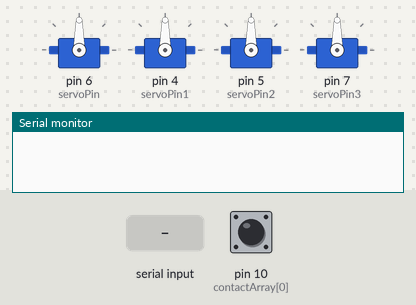
Simulated run of this sketch. Board: Arduino Uno, built with avr-gcc and run on an emulated ATmega328P. Parts: 4 × servo, the last lines printed to the serial monitor. The test bench sets the inputs (shaded band); at power-on: pin 10 (contactArray[0]) HIGH.

Above: at 2.7 s.
2.8 s: "Playing\n" received over Serial
At 4.6 s:
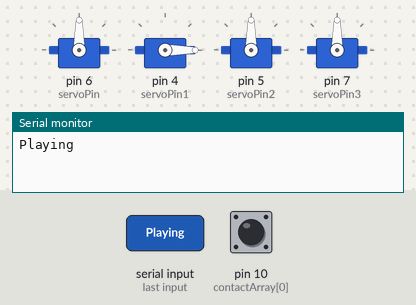
At 5.6 s:
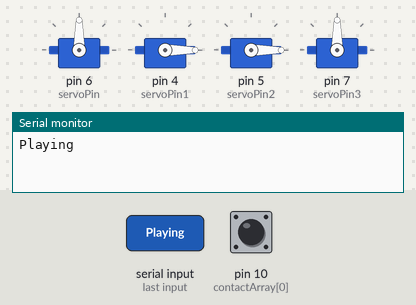
5.8 s: pin 10 (contactArray[0]) pulled LOW for 3.2 s
Timing chart, 0 to 8.8 s (numbered marks = the images above; inputs shaded):
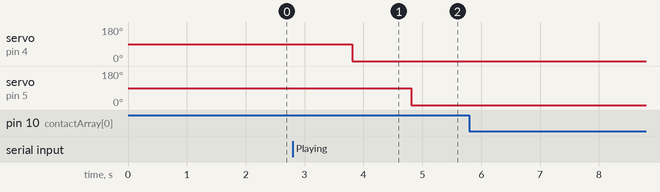

The sketch:

Maze_Script.ino
```cpp
// Contact 10 -> Motor 6 -- 90 OPEN , 0 CLOSED
// Contact 11 -> Motor 4 -- 0 OPEN , 90 CLOSED
// Contact 12 -> Motor 5 -- 0 OPEN , 90 CLOSED
// Contact 13 -> Motor 7 -- 90 OPEN , 0 CLOSED


#include <Servo.h>
#include <stdlib.h>

// Create a new servo object:
Servo myservo;
Servo myservo1;
Servo myservo2;
Servo myservo3;

// Define the servo pin:
#define servoPin 6
#define servoPin1 4
#define servoPin2 5
#define servoPin3 7


// Arrays to store the pins, servos, and open positions. Maintains their order
Servo servoArray[4] = {myservo, myservo1, myservo2, myservo3};
int contactArray[4] = {10, 11, 12, 13}; //each endpoint
int openPositions[4] = {90, 0, 0, 90};
int mazeState = 0;
bool opened = false;
bool exitReached = false;
int motorPosition = 0;

// Create a variable to store the servo position:
int angle = 0;
void setup() {
//   Attach the Servo variable to a pin:
  Serial.begin(9600);
  myservo.attach(servoPin);
  myservo1.attach(servoPin1);
  myservo2.attach(servoPin2);
  myservo3.attach(servoPin3);
  for (int j =0; j< 4; j++) { //loops through each end point including delay
    servoArray[j].write((openPositions[j] - 90)* -1);
  }
  delay(1500);

//displaying each end points status either being an idle of 1 or an input of 0
  pinMode(contactArray[0], INPUT_PULLUP);
  pinMode(contactArray[1], INPUT_PULLUP);
  pinMode(contactArray[2], INPUT_PULLUP);
  pinMode(contactArray[3], INPUT_PULLUP);
}
void loop() {
  // Open all gates
//  Serial.print(digitalRead(contactArray[0]));
//  Serial.print(", ");
//  Serial.print(digitalRead(contactArray[1]));
//  Serial.print(", ");
//  Serial.print(digitalRead(contactArray[2]));
//  Serial.print(", ");
//  Serial.print(digitalRead(contactArray[3]));
//  Serial.print(", ");
//  Serial.println();
  if (Serial.available() > 0) {
    String piCommand = Serial.readStringUntil('\n');
    if (piCommand == "Playing") {
      Serial.print("Playing");
      Serial.println();
      if (!opened && !exitReached) {
        myservo.write(90);//90 open
        delay(1000);
        myservo1.write(0);//0 open
        delay(1000);
        myservo2.write(0);// 0 open
        delay(1000);
        myservo3.write(90);// 90 open
        delay(1000);
        opened = true;
      }

      // Read the position of the current end gate
      motorPosition = openPositions[mazeState];

      // Flicker the current end gate until the maze is completed
      if (digitalRead(contactArray[mazeState]) && !exitReached) { //flickers the motor for port 6
        delay(1);
        // Set the next motor position
        if (!digitalRead(contactArray[mazeState])){
          exitReached = true; //exits while loop to rotate door if end point is reached
        }
        servoArray[mazeState].write((motorPosition - 90)* -1);
        delay(1250);
        if (!digitalRead(contactArray[mazeState])) {
          exitReached = true;//exits while loop to rotate door if end point is reached
        }
        servoArray[mazeState].write(motorPosition);
        delay(1250);
        if (!digitalRead(contactArray[mazeState])) {
          exitReached = true;//exits while loop to rotate door if end point is reached
        }
      } else {
        exitReached = true;
      }
      if (exitReached && opened) {
        servoArray[mazeState].write((motorPosition - 90)* -1);
        opened = false;
        for (int j =0; j< 4; j++) { //loops through each end point including delay
          servoArray[j].write((openPositions[j] - 90)* -1);
        }
        delay(1500);
        Serial.print("Win");
        Serial.println();
        mazeState++;
      } else if (exitReached && !opened) {
        Serial.print("Win");
        Serial.println();
      }
    } else if (piCommand == "Celebrate") {
      for (int i = 0; i < 5; i++) {
        servoArray[0].write(openPositions[0]);
        servoArray[2].write(openPositions[2]);
        delay(1);
        servoArray[0].write((openPositions[0] - 90) * -1);
        servoArray[2].write((openPositions[2] - 90) * -1);
        delay(1);
        servoArray[1].write(openPositions[1]);
        servoArray[3].write(openPositions[3]);
        delay(1);
        servoArray[1].write((openPositions[1] - 90) * -1);
        servoArray[3].write((openPositions[3] - 90) * -1);
        delay(1);
      }
    } else {
      exitReached = false;
      Serial.flush();
    }
  }
}
```

Measured:
- after the input at 2.8 s, servo on pin 4 (servoPin1): 90° → 0° after 1.0 s; servo on pin 5 (servoPin2): 90° → 0° after 2.0 s
